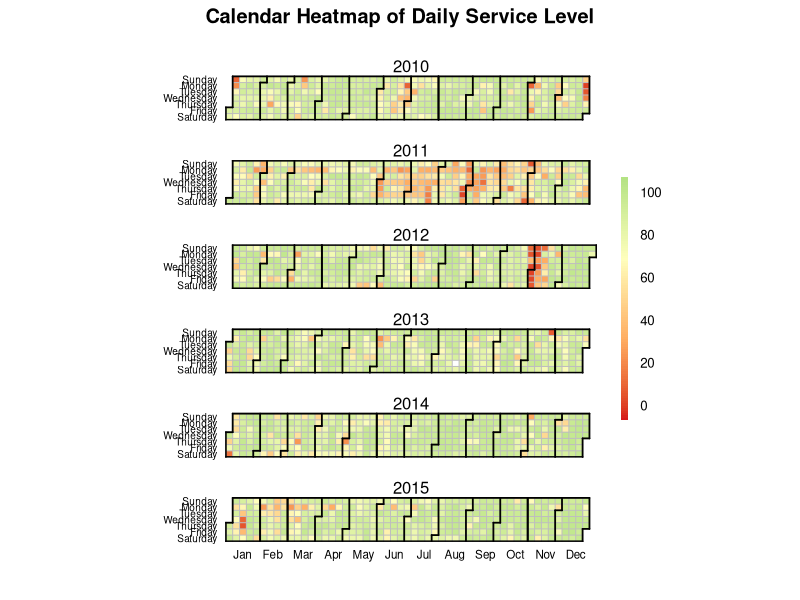

This figure's R source:
mydata<- read.csv("SL_5YEARS.csv", header=T, sep=',')

calendarHeat <- function(dates,
values,
ncolors=99,
color="r2g",
varname="Values",
date.form = "%Y-%m-%d", ...) {
require(lattice)
require(grid)
require(chron)
if (class(dates) == "character" | class(dates) == "factor" ) {
dates <- strptime(dates, date.form)
}


caldat <- data.frame(value = values, dates = dates)
min.date <- as.Date(paste(format(min(dates), "%Y"),
"-1-1",sep = ""))
max.date <- as.Date(paste(format(max(dates), "%Y"),
"-12-31", sep = ""))
dates.f <- data.frame(date.seq = seq(min.date, max.date, by="days"))
# Merge moves data by one day, avoid
caldat <- data.frame(date.seq = seq(min.date, max.date, by="days"), value = NA)
dates <- as.Date(dates)
caldat$value[match(dates, caldat$date.seq)] <- values
caldat$dotw <- as.numeric(format(caldat$date.seq, "%w"))
caldat$woty <- as.numeric(format(caldat$date.seq, "%U")) + 1
caldat$yr <- as.factor(format(caldat$date.seq, "%Y"))
caldat$month <- as.numeric(format(caldat$date.seq, "%m"))
yrs <- as.character(unique(caldat$yr))
d.loc <- as.numeric()
for (m in min(yrs):max(yrs)) {
d.subset <- which(caldat$yr == m)
sub.seq <- seq(1,length(d.subset))
d.loc <- c(d.loc, sub.seq)
}
caldat <- cbind(caldat, seq=d.loc)
#color styles
r2b <- c("#0571B0", "#92C5DE", "#F7F7F7", "#F4A582", "#CA0020") #red to blue
r2g <- c("#D61818", "#FFAE63", "#FFFFBD", "#B5E384")   #red to green
w2b <- c("#045A8D", "#2B8CBE", "#74A9CF", "#BDC9E1", "#F1EEF6")   #white to blue
assign("col.sty", get(color))
calendar.pal <- colorRampPalette((col.sty), space = "Lab")
def.theme <- lattice.getOption("default.theme")
cal.theme <-
function() {
theme <-
list(
strip.background = list(col = "transparent"),
strip.border = list(col = "transparent"),
axis.line = list(col="transparent"),
par.strip.text=list(cex=0.8))
}
lattice.options(default.theme = cal.theme)
yrs <- (unique(caldat$yr))
nyr <- length(yrs)
print(cal.plot <- levelplot(value~woty*dotw | yr, data=caldat,
as.table=TRUE,
aspect=.12,
layout = c(1, nyr%%7),
between = list(x=0, y=c(1,1)),
strip=TRUE,
main = paste("Calendar Heatmap of ", varname, sep = ""),
scales = list(
x = list(
at= c(seq(2.9, 52, by=4.42)),
labels = month.abb,
alternating = c(1, rep(0, (nyr-1))),
tck=0,
cex = 0.7),
y=list(
at = c(0, 1, 2, 3, 4, 5, 6),
labels = c("Sunday", "Monday", "Tuesday", "Wednesday", "Thursday",
"Friday", "Saturday"),
alternating = 1,
cex = 0.6,
tck=0)),
xlim =c(0.4, 54.6),
ylim=c(6.6,-0.6),
cuts= ncolors - 1,
col.regions = (calendar.pal(ncolors)),
xlab="" ,
ylab="",
colorkey= list(col = calendar.pal(ncolors), width = 0.6, height = 0.5),
subscripts=TRUE
) )
panel.locs <- trellis.currentLayout()
for (row in 1:nrow(panel.locs)) {
for (column in 1:ncol(panel.locs))  {
if (panel.locs[row, column] > 0)
{
trellis.focus("panel", row = row, column = column,
highlight = FALSE)
xyetc <- trellis.panelArgs()
subs <- caldat[xyetc$subscripts,]
dates.fsubs <- caldat[caldat$yr == unique(subs$yr),]
y.start <- dates.fsubs$dotw[1]
y.end   <- dates.fsubs$dotw[nrow(dates.fsubs)]
dates.len <- nrow(dates.fsubs)
adj.start <- dates.fsubs$woty[1]
for (k in 0:6) {
if (k < y.start) {
x.start <- adj.start + 0.5
} else {
x.start <- adj.start - 0.5
}
if (k > y.end) {
x.finis <- dates.fsubs$woty[nrow(dates.fsubs)] - 0.5
} else {
x.finis <- dates.fsubs$woty[nrow(dates.fsubs)] + 0.5
}
grid.lines(x = c(x.start, x.finis), y = c(k -0.5, k - 0.5),
default.units = "native", gp=gpar(col = "grey", lwd = 1))
}
if (adj.start <  2) {
grid.lines(x = c( 0.5,  0.5), y = c(6.5, y.start-0.5),
default.units = "native", gp=gpar(col = "grey", lwd = 1))
grid.lines(x = c(1.5, 1.5), y = c(6.5, -0.5), default.units = "native",
gp=gpar(col = "grey", lwd = 1))
grid.lines(x = c(x.finis, x.finis),
y = c(dates.fsubs$dotw[dates.len] -0.5, -0.5), default.units = "native",
gp=gpar(col = "grey", lwd = 1))
if (dates.fsubs$dotw[dates.len] != 6) {
grid.lines(x = c(x.finis + 1, x.finis + 1),
y = c(dates.fsubs$dotw[dates.len] -0.5, -0.5), default.units = "native",
gp=gpar(col = "grey", lwd = 1))
}
grid.lines(x = c(x.finis, x.finis),
y = c(dates.fsubs$dotw[dates.len] -0.5, -0.5), default.units = "native",
gp=gpar(col = "grey", lwd = 1))
}
for (n in 1:51) {
grid.lines(x = c(n + 1.5, n + 1.5),
y = c(-0.5, 6.5), default.units = "native", gp=gpar(col = "grey", lwd = 1))
}
x.start <- adj.start - 0.5
if (y.start > 0) {
grid.lines(x = c(x.start, x.start + 1),
y = c(y.start - 0.5, y.start -  0.5), default.units = "native",
gp=gpar(col = "black", lwd = 1.75))
grid.lines(x = c(x.start + 1, x.start + 1),
y = c(y.start - 0.5 , -0.5), default.units = "native",
gp=gpar(col = "black", lwd = 1.75))
grid.lines(x = c(x.start, x.start),
y = c(y.start - 0.5, 6.5), default.units = "native",
gp=gpar(col = "black", lwd = 1.75))
if (y.end < 6  ) {
grid.lines(x = c(x.start + 1, x.finis + 1),
y = c(-0.5, -0.5), default.units = "native",
gp=gpar(col = "black", lwd = 1.75))
grid.lines(x = c(x.start, x.finis),
y = c(6.5, 6.5), default.units = "native",
gp=gpar(col = "black", lwd = 1.75))
} else {
grid.lines(x = c(x.start + 1, x.finis),
y = c(-0.5, -0.5), default.units = "native",
gp=gpar(col = "black", lwd = 1.75))
grid.lines(x = c(x.start, x.finis),
y = c(6.5, 6.5), default.units = "native",
gp=gpar(col = "black", lwd = 1.75))
}
} else {
grid.lines(x = c(x.start, x.start),
y = c( - 0.5, 6.5), default.units = "native",
gp=gpar(col = "black", lwd = 1.75))
}
if (y.start == 0 ) {
if (y.end < 6  ) {
grid.lines(x = c(x.start, x.finis + 1),
y = c(-0.5, -0.5), default.units = "native",
gp=gpar(col = "black", lwd = 1.75))
grid.lines(x = c(x.start, x.finis),
y = c(6.5, 6.5), default.units = "native",
gp=gpar(col = "black", lwd = 1.75))
} else {
grid.lines(x = c(x.start + 1, x.finis),
y = c(-0.5, -0.5), default.units = "native",
gp=gpar(col = "black", lwd = 1.75))
grid.lines(x = c(x.start, x.finis),
y = c(6.5, 6.5), default.units = "native",
gp=gpar(col = "black", lwd = 1.75))
}
}
for (j in 1:12)  {
last.month <- max(dates.fsubs$seq[dates.fsubs$month == j])
x.last.m <- dates.fsubs$woty[last.month] + 0.5
y.last.m <- dates.fsubs$dotw[last.month] + 0.5
grid.lines(x = c(x.last.m, x.last.m), y = c(-0.5, y.last.m),
default.units = "native", gp=gpar(col = "black", lwd = 1.75))
if ((y.last.m) < 6) {
grid.lines(x = c(x.last.m, x.last.m - 1), y = c(y.last.m, y.last.m),
default.units = "native", gp=gpar(col = "black", lwd = 1.75))
grid.lines(x = c(x.last.m - 1, x.last.m - 1), y = c(y.last.m, 6.5),
default.units = "native", gp=gpar(col = "black", lwd = 1.75))
} else {
grid.lines(x = c(x.last.m, x.last.m), y = c(- 0.5, 6.5),
default.units = "native", gp=gpar(col = "black", lwd = 1.75))
}
}
}
}
trellis.unfocus()
}
lattice.options(default.theme = def.theme)
}


# Plot as calendar heatmap
calendarHeat(mydata$Date, mydata$SL_Value, varname="Daily Service Level")
